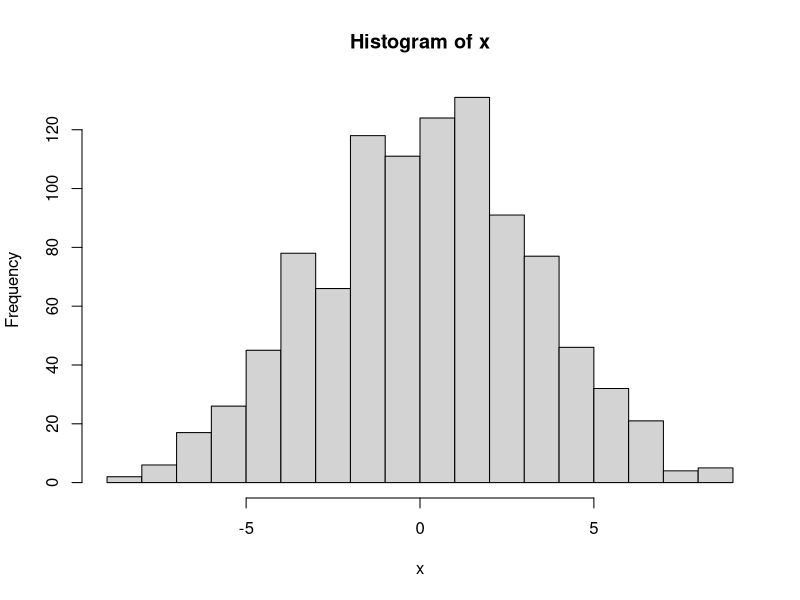
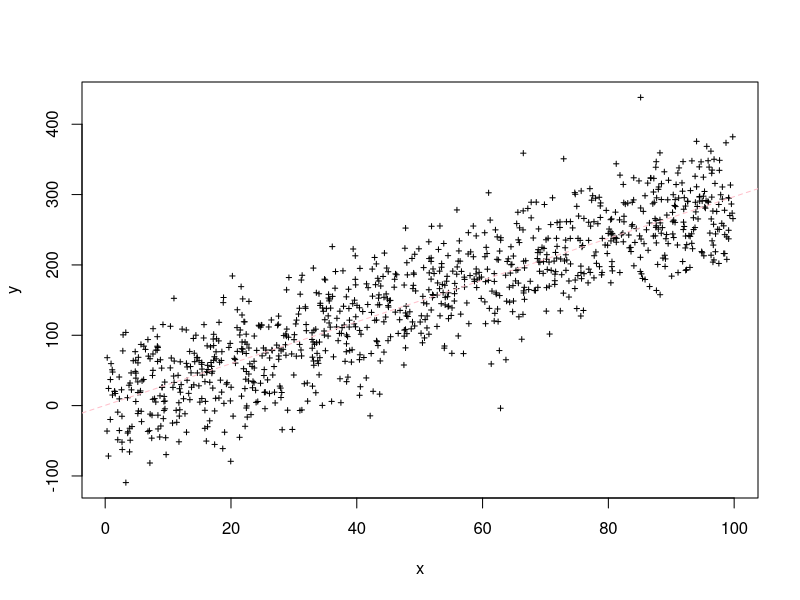

Reproduce these figures in R, in order.
###this script creates data and a few plots.

x <- rnorm(n = 1000, mean=0, sd=3)
hist(x, nclass=20)

###
m <- 3
b <- -2
eps <- rnorm(1000,mean=0,sd=50)

x <- runif(1000, 0,100)
y <- m*x+b+eps

plot(x,y, cex=.5, col="black", pch=3)
########


abline(lm(y~x), lty=2, col="pink")

## hey guys, how's it going?
